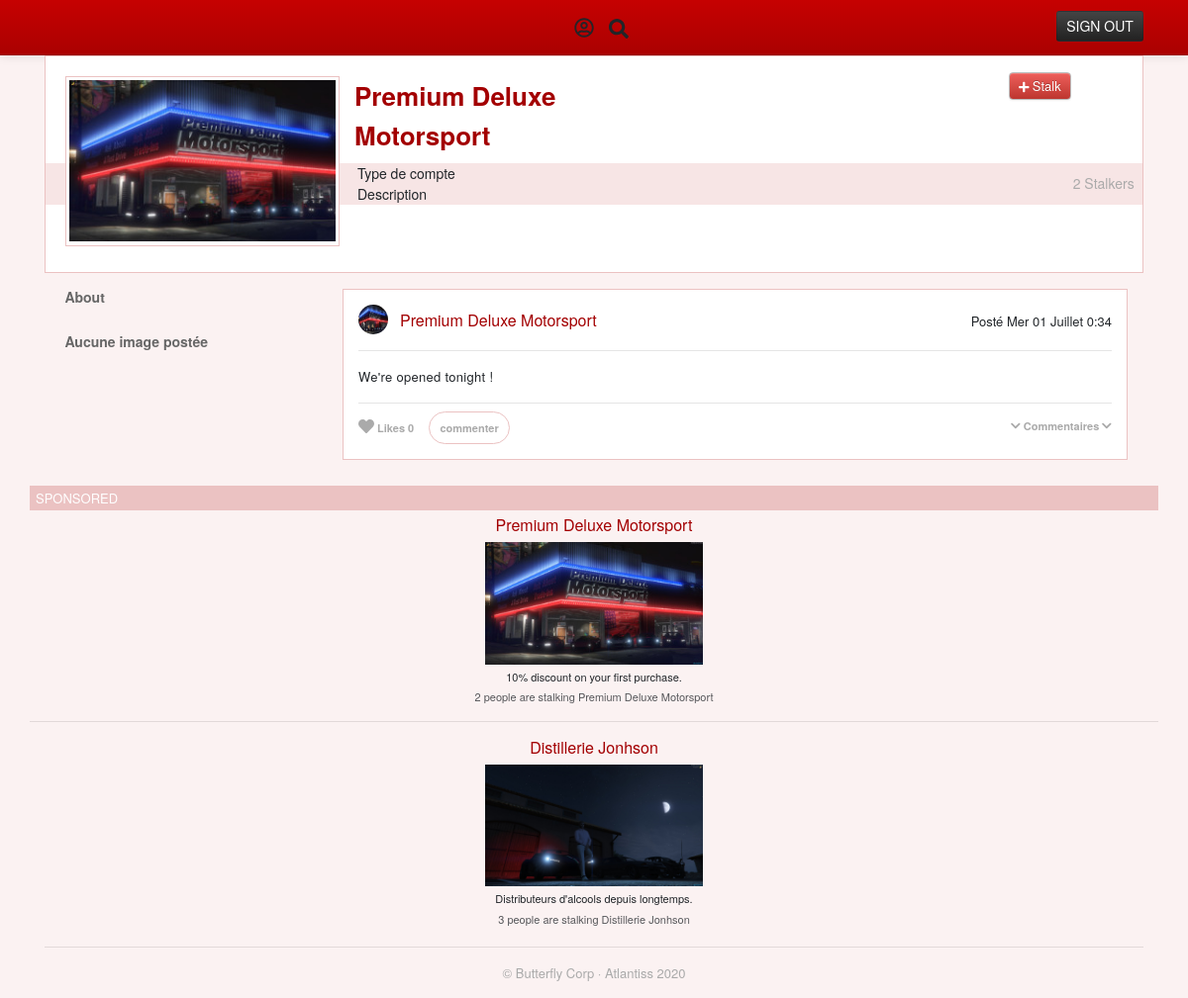
The app's page /index.php?username=Premium Deluxe Motorsport (signed in) with its own data.
### tables this page shows
CREATE TABLE `post` (
  `id` int(255) UNSIGNED NOT NULL,
  `usernameFK` varchar(50) NOT NULL,
  `message` varchar(420) NOT NULL,
  `image` varchar(450) DEFAULT NULL,
  `date` varchar(50) NOT NULL
);

CREATE TABLE `ads` (
  `name` varchar(150) NOT NULL,
  `image` varchar(450) NOT NULL,
  `link` varchar(150) NOT NULL,
  `promo` varchar(50) NOT NULL
);

### index.php (the view, shortened to what this page needs)
<!DOCTYPE html>
<?php
  require 'database.php';
  try{
    $srcReqOK = true;
    $isIndex = false;
    $isStalking = false;
    if(isset($_SESSION['username'])){
      $username = $_SESSION['username'];
    }
    $usersReq = $conn->query("SELECT username FROM user");
    $usersReq = $usersReq->fetchAll(PDO::FETCH_ASSOC);
    if(!empty($_GET['username'])){
      $isIndex = true;
      for($i = 0; $i<=count($usersReq)-1; $i++){
        if($usersReq[$i]['username'] == $_GET['username']){
          $username = $_GET['username'];
          $srcReqOK = true;
          break;
        }else{
          $srcReqOK = false;
        }
      }
    }
    $avatarReq = 'SELECT avatar FROM user WHERE username ="'.$username.'";';
    $stalkers = 'SELECT COUNT(*) as stalkers FROM stalking WHERE stalked = "'.$username.'";';
    $typeReq = 'SELECT type FROM user WHERE username = "'.$username.'";';
    $descReq = 'SELECT description FROM user WHERE username = "'.$username.'";';
    $postReq = 'SELECT * FROM post WHERE usernameFK = "'.$username.'";';
    $imagesReq = 'SELECT image, message FROM post WHERE usernameFK = "'.$username.'" AND image != "NULL";';
    $adReq = 'SELECT * FROM ads';
    $likesReq = 'SELECT * FROM likes';
    $commentsReq = 'SELECT * FROM comments';
    if(isset($_SESSION['username'])){
      $avatar = $conn->prepare($avatarReq);
      $avatar->execute();
      $icon = $avatar->fetch(PDO::FETCH_ASSOC);
      $stalkers = $conn->query($stalkers);
      $stalkers = $stalkers->fetch(PDO::FETCH_ASSOC);
      $typeAcc = $conn->query($typeReq);
      $type = $typeAcc->fetch(PDO::FETCH_ASSOC);
      $descAcc = $conn->query($descReq);
      $description = $descAcc->fetch(PDO::FETCH_ASSOC);
      $postReq = $conn->query($postReq);
      $postRes = $postReq->fetchAll(PDO::FETCH_ASSOC);
      $imagesFetched = $conn->query($imagesReq);
      $imagesFetched = $imagesFetched->fetchAll(PDO::FETCH_ASSOC);
      $adReq = $conn->query($adReq);
      $ads = $adReq->fetchAll(PDO::FETCH_ASSOC);
      $likesReq = $conn->query($likesReq);
      $allLikes = $likesReq->fetchAll(PDO::FETCH_ASSOC);
      $commentsReq = $conn->query($commentsReq);
      $comments = $commentsReq->fetchAll(PDO::FETCH_ASSOC);
    }
  }catch(PDOException $e){
    echo 'Échec lors de la requête SQL : ' . $e->getMessage();
  }
?>
<html lang="fr">
<head>
  <link rel="stylesheet" href="./assets/css/header.css">
  <link rel="stylesheet" href="./assets/css/index.css">
  <link rel="stylesheet" href="https://stackpath.bootstrapcdn.com/bootstrap/4.3.1/css/bootstrap.min.css">
  <link rel="stylesheet" href="https://cdnjs.cloudflare.com/ajax/libs/font-awesome/5.13.0/css/all.min.css">
</head>
<body>
  <?php require('header.php'); ?>
  <?php if(!empty($_SESSION['username'])): ?>
  <div class="container">
    <div class="row">
      <div class="col">
        <header>
          <div class="container">
            <div class="row">
              <div class="borderPic col-3">
                <?php if(!isset($_POST['edit'])): ?>
                <div class="profilePic">
                  <?php echo '<img src="'.$icon['avatar'].'" alt="profile pic" draggable="false" height="95%"/>'; ?>
                </div>
                <?php endif; ?>
              </div>
              <div class="col-8" style="padding-right: 0px!important;">
                <div class="row">
                  <div class="col name">
                    <h1><?php echo $username; ?></h1>
                  </div>
                  <div class="col">
                  <?php if($isIndex != false && $srcReqOK != false && $_GET['username'] != $_SESSION['username']): ?>
                      <?php if(!$isStalking): ?>
                        <form id="stalkForm" method="POST">
                          <button type="submit" class="stalk float-right" name="stalk"><i class="fas fa-plus" style="font-size:12px;font-weight:bold;"></i> Stalk</button>
                        </form>
                      <?php endif; ?>
                    <?php endif; ?>
                  </div>
                </div>
                <div class="row banner">
                  <div class="col description">
                    <div class="row">
                      <div class="col-8">
                        <?php if(isset($_POST['edit'])): ?>
                          <form method="POST" id="descForm">
                            <input name="typeEdit" type="text" placeholder="Type of account" />
                            <input name="descEdit" type="text" placeholder="Description" />
                            <input class="btn-sm btn-dark" name="editDone" type="submit" />
                            <input class="btn-sm btn-dark" name="unset" value="Cancel" type="submit" />
                          </form>
                        <?php else: ?>
                            <?php if($type['type'] == NULL): ?>
                              <p>Type de compte</p>
                            <?php else: ?>
                              <p><?php echo $type['type']; ?></p>
                            <?php endif; ?>
                            <?php if($description['description'] == NULL): ?>
                              <p>Description</p>
                            <?php else: ?>
                              <p><?php echo $description['description']; ?></p>
                          <?php endif; ?>
                        <?php endif; ?>
                      </div>
                      <div class="col-4">
                        <span class="float-right stalkers"><?php echo $stalkers['stalkers']; ?> Stalkers</span>
                      </div>
                    </div>
                  </div>
                </div>
              </div>
            </div>
          </div>
        </header>
        </div>
      </div>
      <div class="row">
        <div class="col-3 about">
          <div class="row">
            <div class="col-12">
              <p style="font-weight:bold;color:#666;line-height:1.15;">About</p>
            </div>
            <div class="col-12 divImage">
              <?php if(!empty($imagesFetched)): ?>
              <div class="toggleImageDiv">
                <p style="font-weight:bold;color:#666;line-height:1.15;">Images</p>
              </div>
              <?php else: ?>
                <p style="font-weight:bold;color:#666;line-height:1.15;">Aucune image postée</p>
              <?php endif; ?>
            </div>
          </div>
        </div>
        <div class="col-6 wall" id="wall">
          <?php
            $reversedArray = array_reverse($postRes, true);
            foreach($reversedArray as $key){
              $i = 0;
              $yetLiked = false;
              $comment = [];
              $i2 = 0;
              foreach($comments as $comm){
                if($key['id'] == $comm['idPost']){
                  $comment[$i2] = $comm;
                  $i2 = $i2+1;
                }
              }
              if($key['image'] == "NULL" && $key['message'] != "NULL"){
                foreach($allLikes as $like){
                  $likeCount = $i;
                }
                echo '<div class="post">';
                  echo '<div class="postBanner">';
                    echo '<img src="'.$icon['avatar'].'" alt="Profile Picture" draggable="false" width="65px"/>';
                    echo '<a href="#">'.$username.'</a>';
                    echo '<span>Posté '.$key['date'].'</span>';
                  echo '</div>';
                    echo '<hr/>';
                  echo '<div class="postContent">';
                    echo '<p>'.$key['message'].'</p>';
                  echo '</div>';
                  echo '<div class="postFooter">';
                    echo '<hr style="margin-top: 0.7rem;margin-bottom: 0.5rem;" />';
                    if($yetLiked){
                      echo '<form method="POST">';
                        echo '<input name="idLiked" type="hidden" value="'.$key['id'].'" />';
                        echo '<button class="liked" name="unLike" type="submit" style="border:none;background:none;outline:none;"><i class="fas fa-heart"></i></button><span> Likes '.$likeCount.'</span>';
                        echo '<input class="commenter raise" type="button" value="commenter" />';
                        echo (!empty($comment)) ? '<span class="displayComms" style="padding-top:1%;cursor:pointer;float:right;"><i class="fas fa-chevron-down"></i> Commentaires <i class="fas fa-chevron-down"></i></i></span>' : "";
                      echo '</form>';
                    }else{
                      echo '<form class="formLike" method="POST">';
                        echo '<button name="likePost" type="submit" style="border:none;background:none;outline:none;"><i class="fas fa-heart"></i></button><span> Likes '.$likeCount.'</span>';
                        echo '<input class="commenter raise" type="button" value="commenter" />';
                        echo (!empty($comment)) ? '<span class="displayComms" style="padding-top:1%;cursor:pointer;float:right;"><i class="fas fa-chevron-down"></i> Commentaires <i class="fas fa-chevron-down"></i></i></span>' : "";
                      echo '</form>';
                    }
                  echo '</div>';
                echo '</div>';
              }
            }
          ?>
        </div>
        <div class="col-3 ads" id="ads" style="padding-left:0px;padding-right:0px;">
          <h3>Sponsored</h3>
          <?php
            $iads = 0;
            foreach($ads as $val){
              $adStalking = [];
              $adStalkers = 'SELECT COUNT(*) as stalkers FROM stalking WHERE stalked = "'.$val['name'].'";';
              $adStalkers = $conn->query($adStalkers);
              $adStalkers = $adStalkers->fetch(PDO::FETCH_ASSOC);
              array_push($adStalking, $val['name'], $adStalkers['stalkers']);
              echo ($iads != 0) ? '<hr/>' : '';
              echo '<div class="ad">';
                echo '<h5><a href="'.$val['link'].'">'.$val['name'].'</a></h5>';
                echo '<a href="'.$val['link'].'"><img src="'.$val['image'].'" width="220px" alt="'.$val['name'].'"></a>';
                echo '<p>'.$val['promo'].'</p>';
                echo '<p style="opacity:0.75;">'.$adStalking["1"].' people are stalking '.$val['name'].'</p>';
              echo '</div>';
              $iads = $iads + 1;
            }
          ?>
        </div>
      </div>
      <hr/>
      <footer><p style="padding-bottom:15px;">© Butterfly Corp · Atlantiss 2020</p></footer>
    </div>
    <?php endif; ?>
</body>
</html>

### assets/css/header.css (style rules this page uses)
* { box-sizing: border-box; padding: 0px; margin: 0px; font-family: "Helvetica Neue", Helvetica, Arial, sans-serif; }
:root { --mainpink: #FBF2F2; --borderCol: #EBC2C2; --descBg: #F7E5E5; }
body { font-size: calc(1vw + 1vh + .5vmin); background-color: var(--mainpink)!important; }

### assets/css/index.css (style rules this page uses)
.profilePic { padding: 0px!important; overflow: hidden; height: 172px; width: 100%; user-select: none; }
.borderPic { padding: 3px!important; margin: 20px 0 0 20px; height: 172px; width: 172px; border: 1px solid var(--borderCol); background-color: #fff; z-index: 2; }
header { min-height: 220px; border: 1px solid var(--borderCol); background-color: #fff; }
.name h1 { margin-top: 20px; color: #A30002; font-size: 36px; line-height: 40px; font-weight: bold; }
.description { background-color: var(--descBg); padding-right: 0px!important; }
.banner { margin-right: -37px!important; margin-left: -207px!important; }
.banner p { padding-left: 195px; font-size: 14px; margin-bottom: 0px; }
@media only screen and (min-width: 990px) { .banner { margin-right: -58px!important; margin-left: -267px!important; } }
@media only screen and (min-width: 990px) { .banner p { padding-left: 253px; } }
@media only screen and (min-width: 1200px) { .banner { margin-right: -72px!important; margin-left: -312px!important; } }
@media only screen and (min-width: 1200px) { .banner p { padding-left: 300px; } }
.stalkers { margin-right: 8px; padding-top: 10px; color: #aaa; font-size: 14px; }
.stalk { color: #fff; text-shadow: 0 -1px 0 rgba(0, 0, 0, 0.25); background-image: linear-gradient(to bottom, #ee5f5b, #bd362f); font-size: 13px; border-radius: 4px; padding: 3px 9px; margin-top: 16px; border: 1px solid #bbbbbb; box-shadow: inset 0 1px 0 rgba(255, 255, 255, 0.2), 0 1px 2px rgba(0, 0, 0, 0.05); }
hr { margin: 20px 0; border: 0; border-top: 1px solid #eddddd; border-bottom: 1px solid #ffffff; }
footer p { color: #aaa; font-size: 13px; margin: 0 auto; text-align: center; }
.about { margin-top: 16px; }
.about p, .about textarea { margin-bottom: 0px; padding-left: 8%; padding-right: 8%; font-size: 14px; }
.divImage { margin-top: 10%; }
.post { min-height: 130px; border: 1px solid var(--borderCol); background-color: #fff; margin: 16px; padding: 15px; }
.postBanner a { position: absolute; margin-top: 4px; margin-left: 12px; }
.postBanner a:link, .postBanner a:active, .postBanner a:visited, .postBanner a:focus { text-decoration: none; color: #A30002; }
.postContent p { font-size: 13px; letter-spacing: 0.3px; }
.postBanner span { float: right; margin-top: 7px; font-size: 13px; }
.postFooter span { font-size: 11px; color: #aaa; font-weight: bold; }
.postFooter svg { color: #aaa; }
.raise { font-weight: bold; background: none; border: 2px solid; line-height: 1; margin: 1em; padding: 1em 2em; color: #F7E5E5; border-color: #F7E5E5; transition: 0.25s; border-radius: .2rem; }
.ads h3 { background-color: #EBC2C2; color: #fff; font-size: 13px; line-height: 1; margin: 10px 0 5px; padding: 6px; text-transform: uppercase; }
.ads h5 { font-size: 16px; }
.ad a { color: #a30002; }
.ad p { font-size: 11px; margin-bottom: 4px; margin-top: 4px; }
.ad { text-align: center; }
.postBanner img { border-radius: 50%; width: 30px; height: 30px; }
.commenter { border: 1px solid #EBC2C2; border-radius: 25px; background:none; outline:none; font-size: 11px; color: #aaa; font-weight: bold; padding: 1%; margin: 0px 0px 0px 2%; padding: 10px; }

### records on screen
post: date "Mer 01 Juillet 0:34", message "We're opened tonight !", likeCount "0"
ads: name "Premium Deluxe Motorsport", image+name (picture), promo "10% discount on your first purchase.", 1 "2"
ads: name "Distillerie Jonhson", image (picture), promo "Distributeurs d'alcools depuis longtemps.", 1 "3"

### other values on screen
$username "Premium Deluxe Motorsport"
$stalkers['stalkers'] "2"
